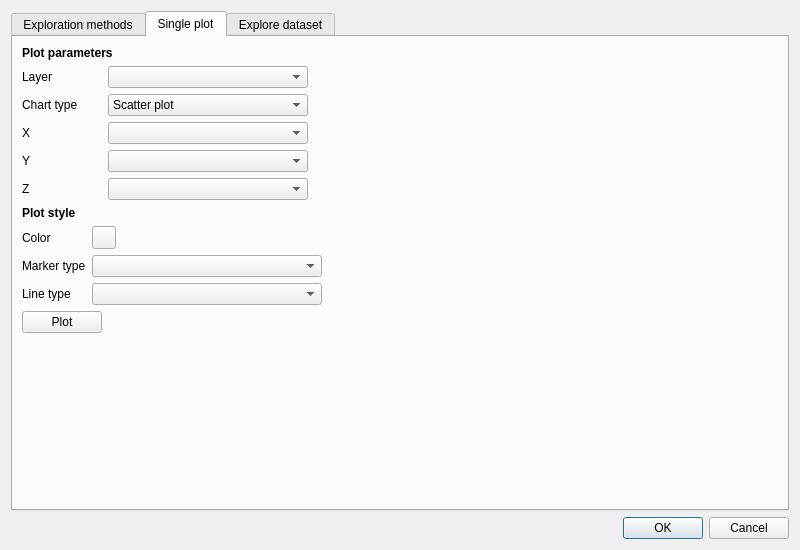
<?xml version="1.0" encoding="UTF-8"?>
<ui version="4.0">
 <class>Dialog</class>
 <widget class="QDialog" name="Dialog">
  <property name="geometry">
   <rect>
    <x>0</x>
    <y>0</y>
    <width>800</width>
    <height>550</height>
   </rect>
  </property>
  <property name="windowTitle">
   <string>EIS Explore</string>
  </property>
  <layout class="QGridLayout" name="gridLayout">
   <item row="1" column="0">
    <widget class="QDialogButtonBox" name="buttonBox">
     <property name="orientation">
      <enum>Qt::Horizontal</enum>
     </property>
     <property name="standardButtons">
      <set>QDialogButtonBox::Cancel|QDialogButtonBox::Ok</set>
     </property>
    </widget>
   </item>
   <item row="0" column="0">
    <widget class="QTabWidget" name="tabWidget">
     <property name="currentIndex">
      <number>1</number>
     </property>
     <widget class="QWidget" name="methods_tab">
      <attribute name="title">
       <string>Exploration methods</string>
      </attribute>
      <widget class="QWidget" name="">
       <property name="geometry">
        <rect>
         <x>20</x>
         <y>20</y>
         <width>106</width>
         <height>174</height>
        </rect>
       </property>
       <layout class="QVBoxLayout" name="verticalLayout_2">
        <item>
         <widget class="QLabel" name="label_15">
          <property name="text">
           <string>Methods</string>
          </property>
         </widget>
        </item>
        <item>
         <widget class="QPushButton" name="pushButton_5">
          <property name="text">
           <string>PCA</string>
          </property>
         </widget>
        </item>
        <item>
         <widget class="QPushButton" name="pushButton_11">
          <property name="text">
           <string>Clustering</string>
          </property>
         </widget>
        </item>
        <item>
         <widget class="QPushButton" name="pushButton_12">
          <property name="text">
           <string>Interpolation</string>
          </property>
         </widget>
        </item>
        <item>
         <widget class="QPushButton" name="pushButton_13">
          <property name="text">
           <string>Zonal analysis</string>
          </property>
         </widget>
        </item>
        <item>
         <widget class="QPushButton" name="pushButton_14">
          <property name="text">
           <string>Unique values</string>
          </property>
         </widget>
        </item>
       </layout>
      </widget>
     </widget>
     <widget class="QWidget" name="single_plot_tab">
      <attribute name="title">
       <string>Single plot</string>
      </attribute>
      <layout class="QVBoxLayout" name="verticalLayout_6">
       <item>
        <layout class="QHBoxLayout" name="horizontalLayout">
         <item>
          <layout class="QVBoxLayout" name="verticalLayout_5">
           <item>
            <widget class="QLabel" name="label_2">
             <property name="font">
              <font>
               <weight>75</weight>
               <bold>true</bold>
              </font>
             </property>
             <property name="text">
              <string>Plot parameters</string>
             </property>
            </widget>
           </item>
           <item>
            <layout class="QVBoxLayout" name="verticalLayout_3">
             <property name="sizeConstraint">
              <enum>QLayout::SetMinAndMaxSize</enum>
             </property>
             <item>
              <layout class="QFormLayout" name="formLayout_2">
               <property name="sizeConstraint">
                <enum>QLayout::SetMinAndMaxSize</enum>
               </property>
               <item row="0" column="0">
                <widget class="QLabel" name="layer_label">
                 <property name="sizePolicy">
                  <sizepolicy hsizetype="Preferred" vsizetype="Preferred">
                   <horstretch>0</horstretch>
                   <verstretch>0</verstretch>
                  </sizepolicy>
                 </property>
                 <property name="minimumSize">
                  <size>
                   <width>80</width>
                   <height>0</height>
                  </size>
                 </property>
                 <property name="maximumSize">
                  <size>
                   <width>80</width>
                   <height>16777215</height>
                  </size>
                 </property>
                 <property name="text">
                  <string>Layer</string>
                 </property>
                </widget>
               </item>
               <item row="0" column="1">
                <widget class="QgsMapLayerComboBox" name="layer_selection">
                 <property name="maximumSize">
                  <size>
                   <width>200</width>
                   <height>16777215</height>
                  </size>
                 </property>
                </widget>
               </item>
               <item row="1" column="0">
                <widget class="QLabel" name="chart_type_label">
                 <property name="sizePolicy">
                  <sizepolicy hsizetype="Preferred" vsizetype="Preferred">
                   <horstretch>0</horstretch>
                   <verstretch>0</verstretch>
                  </sizepolicy>
                 </property>
                 <property name="minimumSize">
                  <size>
                   <width>80</width>
                   <height>0</height>
                  </size>
                 </property>
                 <property name="maximumSize">
                  <size>
                   <width>80</width>
                   <height>16777215</height>
                  </size>
                 </property>
                 <property name="text">
                  <string>Chart type</string>
                 </property>
                </widget>
               </item>
               <item row="1" column="1">
                <widget class="QComboBox" name="chart_selection">
                 <property name="sizePolicy">
                  <sizepolicy hsizetype="MinimumExpanding" vsizetype="Fixed">
                   <horstretch>0</horstretch>
                   <verstretch>0</verstretch>
                  </sizepolicy>
                 </property>
                 <property name="maximumSize">
                  <size>
                   <width>200</width>
                   <height>16777215</height>
                  </size>
                 </property>
                 <item>
                  <property name="text">
                   <string>Scatter plot</string>
                  </property>
                 </item>
                 <item>
                  <property name="text">
                   <string>Line plot</string>
                  </property>
                 </item>
                 <item>
                  <property name="text">
                   <string>Bar plot</string>
                  </property>
                 </item>
                 <item>
                  <property name="text">
                   <string>Box plot</string>
                  </property>
                 </item>
                 <item>
                  <property name="text">
                   <string>Histogram</string>
                  </property>
                 </item>
                 <item>
                  <property name="text">
                   <string>3D scatter plot</string>
                  </property>
                 </item>
                 <item>
                  <property name="text">
                   <string>Parallel coordinates</string>
                  </property>
                 </item>
                 <item>
                  <property name="text">
                   <string>Correlation matrix</string>
                  </property>
                 </item>
                </widget>
               </item>
               <item row="2" column="0">
                <widget class="QLabel" name="x_label">
                 <property name="text">
                  <string>X</string>
                 </property>
                </widget>
               </item>
               <item row="2" column="1">
                <widget class="QgsFieldComboBox" name="x_data_selection">
                 <property name="maximumSize">
                  <size>
                   <width>200</width>
                   <height>16777215</height>
                  </size>
                 </property>
                </widget>
               </item>
               <item row="3" column="0">
                <widget class="QLabel" name="y_label">
                 <property name="text">
                  <string>Y</string>
                 </property>
                </widget>
               </item>
               <item row="3" column="1">
                <widget class="QgsFieldComboBox" name="y_data_selection">
                 <property name="maximumSize">
                  <size>
                   <width>200</width>
                   <height>16777215</height>
                  </size>
                 </property>
                </widget>
               </item>
               <item row="4" column="0">
                <widget class="QLabel" name="z_label">
                 <property name="text">
                  <string>Z</string>
                 </property>
                </widget>
               </item>
               <item row="4" column="1">
                <widget class="QgsFieldComboBox" name="z_data_selection">
                 <property name="maximumSize">
                  <size>
                   <width>200</width>
                   <height>16777215</height>
                  </size>
                 </property>
                </widget>
               </item>
              </layout>
             </item>
             <item>
              <widget class="QLabel" name="label_17">
               <property name="sizePolicy">
                <sizepolicy hsizetype="Preferred" vsizetype="Fixed">
                 <horstretch>0</horstretch>
                 <verstretch>0</verstretch>
                </sizepolicy>
               </property>
               <property name="maximumSize">
                <size>
                 <width>290</width>
                 <height>16777215</height>
                </size>
               </property>
               <property name="font">
                <font>
                 <weight>75</weight>
                 <bold>true</bold>
                </font>
               </property>
               <property name="text">
                <string>Plot style</string>
               </property>
              </widget>
             </item>
             <item>
              <layout class="QFormLayout" name="formLayout_4">
               <item row="0" column="0">
                <widget class="QLabel" name="color_label">
                 <property name="text">
                  <string>Color</string>
                 </property>
                </widget>
               </item>
               <item row="0" column="1">
                <widget class="QgsColorButton" name="color_selection"/>
               </item>
               <item row="1" column="0">
                <widget class="QLabel" name="marker_type_label">
                 <property name="text">
                  <string>Marker type</string>
                 </property>
                </widget>
               </item>
               <item row="1" column="1">
                <widget class="QComboBox" name="marker_type_combobox"/>
               </item>
               <item row="2" column="0">
                <widget class="QLabel" name="lineTypeLabel">
                 <property name="text">
                  <string>Line type</string>
                 </property>
                </widget>
               </item>
               <item row="2" column="1">
                <widget class="QComboBox" name="line_type_selection"/>
               </item>
              </layout>
             </item>
             <item>
              <widget class="QPushButton" name="plot_button">
               <property name="sizePolicy">
                <sizepolicy hsizetype="Fixed" vsizetype="Fixed">
                 <horstretch>0</horstretch>
                 <verstretch>0</verstretch>
                </sizepolicy>
               </property>
               <property name="text">
                <string>Plot</string>
               </property>
              </widget>
             </item>
             <item>
              <spacer name="verticalSpacer_2">
               <property name="orientation">
                <enum>Qt::Vertical</enum>
               </property>
               <property name="sizeHint" stdset="0">
                <size>
                 <width>20</width>
                 <height>30</height>
                </size>
               </property>
              </spacer>
             </item>
            </layout>
           </item>
          </layout>
         </item>
         <item>
          <widget class="QWidget" name="plot_container" native="true">
           <property name="minimumSize">
            <size>
             <width>450</width>
             <height>0</height>
            </size>
           </property>
          </widget>
         </item>
        </layout>
       </item>
      </layout>
     </widget>
     <widget class="QWidget" name="explore_dataset_tab">
      <attribute name="title">
       <string>Explore dataset</string>
      </attribute>
      <layout class="QGridLayout" name="gridLayout_4">
       <item row="0" column="0">
        <layout class="QVBoxLayout" name="verticalLayout">
         <item>
          <layout class="QFormLayout" name="formLayout">
           <item row="0" column="0">
            <widget class="QLabel" name="label">
             <property name="text">
              <string>Layer</string>
             </property>
            </widget>
           </item>
           <item row="0" column="1">
            <widget class="QgsMapLayerComboBox" name="mMapLayerComboBox"/>
           </item>
           <item row="1" column="0">
            <widget class="QLabel" name="label_19">
             <property name="text">
              <string>X</string>
             </property>
            </widget>
           </item>
           <item row="1" column="1">
            <widget class="QgsFieldComboBox" name="mFieldComboBox_2"/>
           </item>
           <item row="2" column="0">
            <widget class="QLabel" name="label_20">
             <property name="text">
              <string>Y</string>
             </property>
            </widget>
           </item>
           <item row="2" column="1">
            <widget class="QgsFieldComboBox" name="mFieldComboBox_3"/>
           </item>
           <item row="3" column="0">
            <widget class="QLabel" name="label_21">
             <property name="text">
              <string>Z</string>
             </property>
            </widget>
           </item>
           <item row="3" column="1">
            <widget class="QgsFieldComboBox" name="mFieldComboBox_4"/>
           </item>
          </layout>
         </item>
         <item>
          <layout class="QVBoxLayout" name="verticalLayout_4">
           <item>
            <widget class="QPushButton" name="pushButton">
             <property name="text">
              <string>Plot and compute</string>
             </property>
            </widget>
           </item>
           <item>
            <spacer name="verticalSpacer">
             <property name="orientation">
              <enum>Qt::Vertical</enum>
             </property>
             <property name="sizeType">
              <enum>QSizePolicy::Fixed</enum>
             </property>
             <property name="sizeHint" stdset="0">
              <size>
               <width>20</width>
               <height>4</height>
              </size>
             </property>
            </spacer>
           </item>
           <item>
            <widget class="QLabel" name="label_7">
             <property name="sizePolicy">
              <sizepolicy hsizetype="Preferred" vsizetype="Maximum">
               <horstretch>0</horstretch>
               <verstretch>0</verstretch>
              </sizepolicy>
             </property>
             <property name="font">
              <font>
               <weight>75</weight>
               <bold>true</bold>
              </font>
             </property>
             <property name="text">
              <string>Statistics</string>
             </property>
            </widget>
           </item>
           <item>
            <layout class="QGridLayout" name="gridLayout_3">
             <item row="3" column="1">
              <widget class="QLabel" name="label_13">
               <property name="text">
                <string>0,24</string>
               </property>
              </widget>
             </item>
             <item row="1" column="0">
              <widget class="QLabel" name="label_8">
               <property name="text">
                <string>Variance</string>
               </property>
              </widget>
             </item>
             <item row="3" column="0">
              <widget class="QLabel" name="label_14">
               <property name="text">
                <string>Relative standard deviation</string>
               </property>
              </widget>
             </item>
             <item row="1" column="1">
              <widget class="QLabel" name="label_22">
               <property name="text">
                <string>1,21</string>
               </property>
              </widget>
             </item>
             <item row="2" column="0">
              <widget class="QLabel" name="label_23">
               <property name="text">
                <string>Standard deviation</string>
               </property>
              </widget>
             </item>
             <item row="2" column="1">
              <widget class="QLabel" name="label_24">
               <property name="text">
                <string>1,10</string>
               </property>
              </widget>
             </item>
             <item row="0" column="0">
              <widget class="QLabel" name="label_25">
               <property name="text">
                <string>Mean</string>
               </property>
              </widget>
             </item>
             <item row="0" column="1">
              <widget class="QLabel" name="label_26">
               <property name="sizePolicy">
                <sizepolicy hsizetype="Preferred" vsizetype="Preferred">
                 <horstretch>0</horstretch>
                 <verstretch>0</verstretch>
                </sizepolicy>
               </property>
               <property name="text">
                <string>4,54</string>
               </property>
              </widget>
             </item>
            </layout>
           </item>
          </layout>
         </item>
        </layout>
       </item>
       <item row="0" column="1">
        <widget class="QWidget" name="charts_widget" native="true">
         <property name="sizePolicy">
          <sizepolicy hsizetype="Expanding" vsizetype="Preferred">
           <horstretch>0</horstretch>
           <verstretch>0</verstretch>
          </sizepolicy>
         </property>
        </widget>
       </item>
      </layout>
     </widget>
    </widget>
   </item>
  </layout>
 </widget>
 <customwidgets>
  <customwidget>
   <class>QgsColorButton</class>
   <extends>QToolButton</extends>
   <header>qgscolorbutton.h</header>
  </customwidget>
  <customwidget>
   <class>QgsFieldComboBox</class>
   <extends>QComboBox</extends>
   <header>qgsfieldcombobox.h</header>
  </customwidget>
  <customwidget>
   <class>QgsMapLayerComboBox</class>
   <extends>QComboBox</extends>
   <header>qgsmaplayercombobox.h</header>
  </customwidget>
 </customwidgets>
 <resources/>
 <connections>
  <connection>
   <sender>buttonBox</sender>
   <signal>accepted()</signal>
   <receiver>Dialog</receiver>
   <slot>accept()</slot>
   <hints>
    <hint type="sourcelabel">
     <x>248</x>
     <y>254</y>
    </hint>
    <hint type="destinationlabel">
     <x>157</x>
     <y>274</y>
    </hint>
   </hints>
  </connection>
  <connection>
   <sender>buttonBox</sender>
   <signal>rejected()</signal>
   <receiver>Dialog</receiver>
   <slot>reject()</slot>
   <hints>
    <hint type="sourcelabel">
     <x>316</x>
     <y>260</y>
    </hint>
    <hint type="destinationlabel">
     <x>286</x>
     <y>274</y>
    </hint>
   </hints>
  </connection>
 </connections>
</ui>
